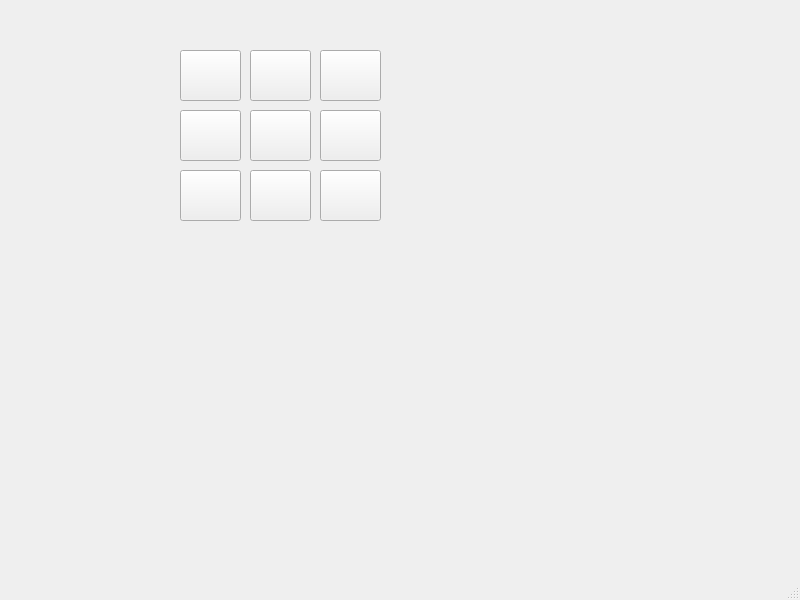
<?xml version="1.0" encoding="UTF-8"?>
<ui version="4.0">
 <class>MainWindow</class>
 <widget class="QMainWindow" name="MainWindow">
  <property name="geometry">
   <rect>
    <x>0</x>
    <y>0</y>
    <width>800</width>
    <height>600</height>
   </rect>
  </property>
  <property name="windowTitle">
   <string>MainWindow</string>
  </property>
  <widget class="QWidget" name="centralwidget">
   <widget class="QPushButton" name="pushButton">
    <property name="geometry">
     <rect>
      <x>180</x>
      <y>50</y>
      <width>61</width>
      <height>51</height>
     </rect>
    </property>
    <property name="text">
     <string/>
    </property>
   </widget>
   <widget class="QPushButton" name="pushButton_2">
    <property name="enabled">
     <bool>true</bool>
    </property>
    <property name="geometry">
     <rect>
      <x>180</x>
      <y>110</y>
      <width>61</width>
      <height>51</height>
     </rect>
    </property>
    <property name="text">
     <string/>
    </property>
   </widget>
   <widget class="QPushButton" name="pushButton_3">
    <property name="geometry">
     <rect>
      <x>180</x>
      <y>170</y>
      <width>61</width>
      <height>51</height>
     </rect>
    </property>
    <property name="text">
     <string/>
    </property>
   </widget>
   <widget class="QPushButton" name="pushButton_4">
    <property name="geometry">
     <rect>
      <x>250</x>
      <y>50</y>
      <width>61</width>
      <height>51</height>
     </rect>
    </property>
    <property name="text">
     <string/>
    </property>
   </widget>
   <widget class="QPushButton" name="pushButton_5">
    <property name="geometry">
     <rect>
      <x>250</x>
      <y>110</y>
      <width>61</width>
      <height>51</height>
     </rect>
    </property>
    <property name="text">
     <string/>
    </property>
   </widget>
   <widget class="QPushButton" name="pushButton_6">
    <property name="geometry">
     <rect>
      <x>250</x>
      <y>170</y>
      <width>61</width>
      <height>51</height>
     </rect>
    </property>
    <property name="text">
     <string/>
    </property>
   </widget>
   <widget class="QPushButton" name="pushButton_7">
    <property name="geometry">
     <rect>
      <x>320</x>
      <y>50</y>
      <width>61</width>
      <height>51</height>
     </rect>
    </property>
    <property name="text">
     <string/>
    </property>
   </widget>
   <widget class="QPushButton" name="pushButton_8">
    <property name="geometry">
     <rect>
      <x>320</x>
      <y>110</y>
      <width>61</width>
      <height>51</height>
     </rect>
    </property>
    <property name="text">
     <string/>
    </property>
   </widget>
   <widget class="QPushButton" name="pushButton_9">
    <property name="geometry">
     <rect>
      <x>320</x>
      <y>170</y>
      <width>61</width>
      <height>51</height>
     </rect>
    </property>
    <property name="text">
     <string/>
    </property>
   </widget>
  </widget>
  <widget class="QMenuBar" name="menubar">
   <property name="geometry">
    <rect>
     <x>0</x>
     <y>0</y>
     <width>800</width>
     <height>21</height>
    </rect>
   </property>
  </widget>
  <widget class="QStatusBar" name="statusbar"/>
 </widget>
 <resources/>
 <connections/>
</ui>
